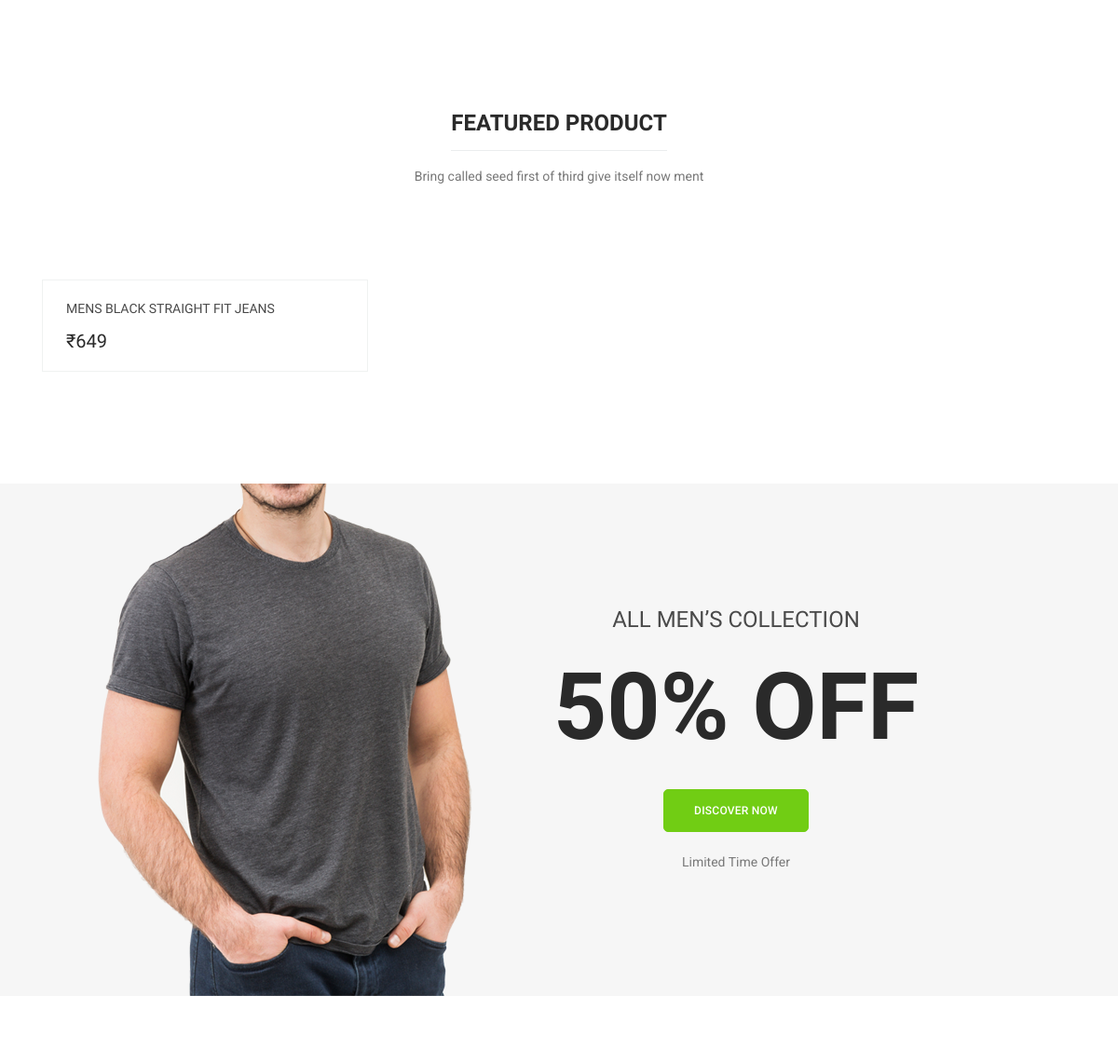
The app's page / (middle part), older data.
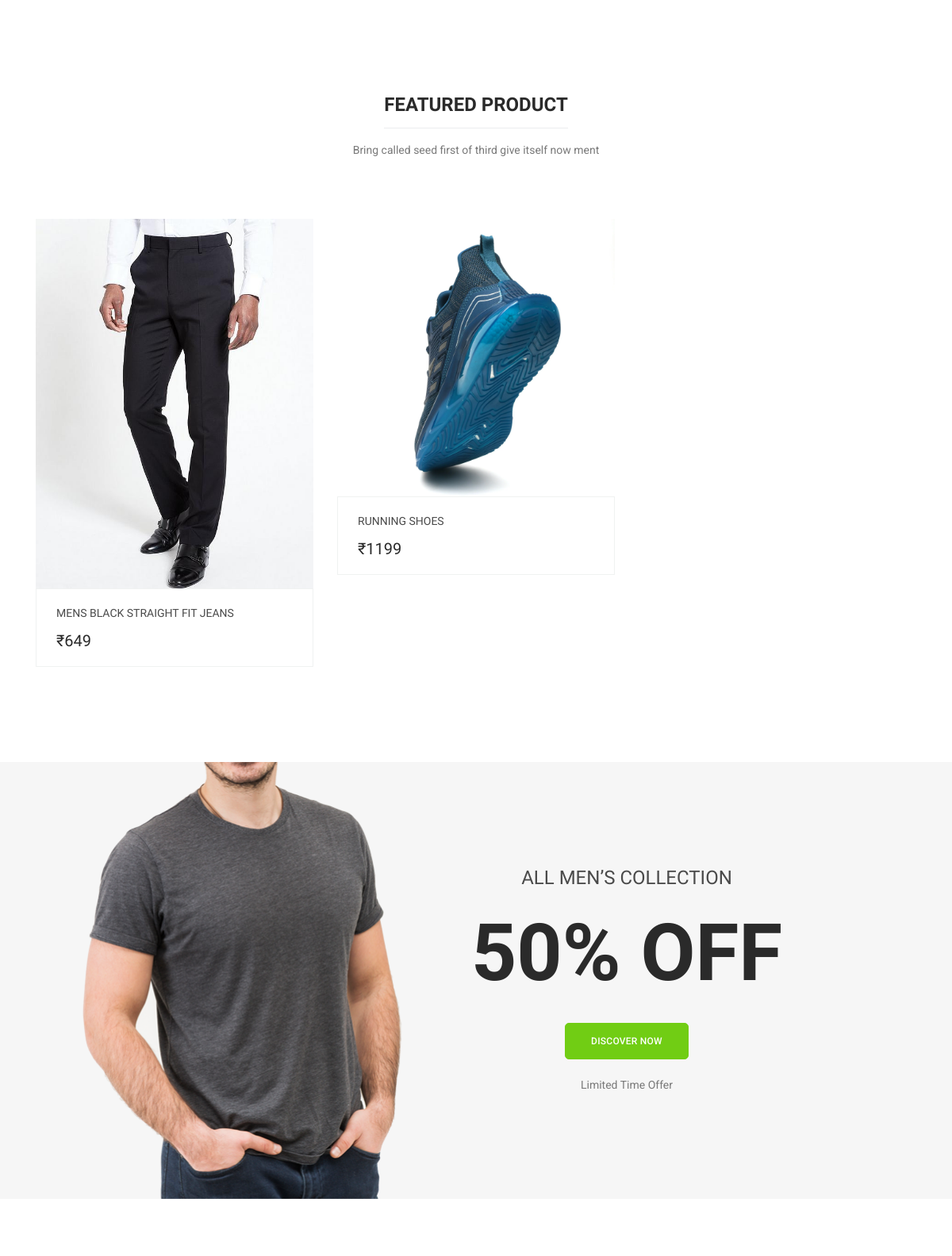
The same page, newer data.
### products/models.py (models this page shows, shortened)
class Product(BaseModel):
    product_name = models.CharField(max_length=100)
    slug = models.SlugField(unique=True  , null=True , blank=True)
    category = models.ForeignKey(Category , on_delete=models.CASCADE , related_name="products")
    price = models.IntegerField()
    product_description = models.TextField()

class ProductImage(BaseModel):
    product = models.ForeignKey(Product , on_delete=models.CASCADE , related_name="product_images")
    image =  models.ImageField(upload_to="product")

### home/views.py (the view)
# urls.py: path('', index, name='index'),
def index(request):
    context = {'products' : Product.objects.all()}
    return render(request, 'home/index.html', context)

### templates/home/index.html (shortened to what this page needs)
{% extends 'base/base.html' %}
{% load static %}
{% block content %}
<section class="feature-area section_gap_bottom_custom">
  <div class="container">
    <div class="row">
      <div class="col-lg-3 col-md-6">
      </div>
      <div class="col-lg-3 col-md-6">
      </div>
      <div class="col-lg-3 col-md-6">
      </div>
      <div class="col-lg-3 col-md-6">
      </div>
    </div>
  </div>
</section>
<section class="feature_product_area section_gap_bottom_custom">
  <div class="container">
    <div class="row justify-content-center">
      <div class="col-lg-12">
        <div class="main_title">
          <h2><span>Featured product</span></h2>
          <p>Bring called seed first of third give itself now ment</p>
        </div>
      </div>
    </div>
    <div class="row">
      {% for product in products %}
      <div class="col-lg-4 col-md-6">
        <div class="single-product">
          <div class="product-img">
            <img
              class="img-fluid w-100"
              src="/media/{{product.product_images.first.image}}"
              alt=""
            />
          </div>
          <div class="product-btm">
            <a href="{% url 'get_product' product.slug %}" class="d-block">
              <h4>{{product.product_name}}</h4>
            </a>
            <div class="mt-3">
              <span class="mr-4">₹{{product.price}}</span>
            </div>
          </div>
        </div>
      </div>
      {% endfor %}
    </div>
  </div>
</section>
<section class="offer_area">
  <div class="container">
    <div class="row justify-content-center">
      <div class="offset-lg-4 col-lg-6 text-center">
        <div class="offer_content">
          <h3 class="text-uppercase mb-40">all men’s collection</h3>
          <h2 class="text-uppercase">50% off</h2>
          <a href="#" class="main_btn mb-20 mt-5">Discover Now</a>
          <p>Limited Time Offer</p>
        </div>
      </div>
    </div>
  </div>
</section>
<section class="new_product_area section_gap_top section_gap_bottom_custom">
</section>
{% endblock %}

Row changes from the older to the newer data that the page shows:
added Product: product_images.first.image (picture), product_name "RUNNING SHOES", price "1199"
